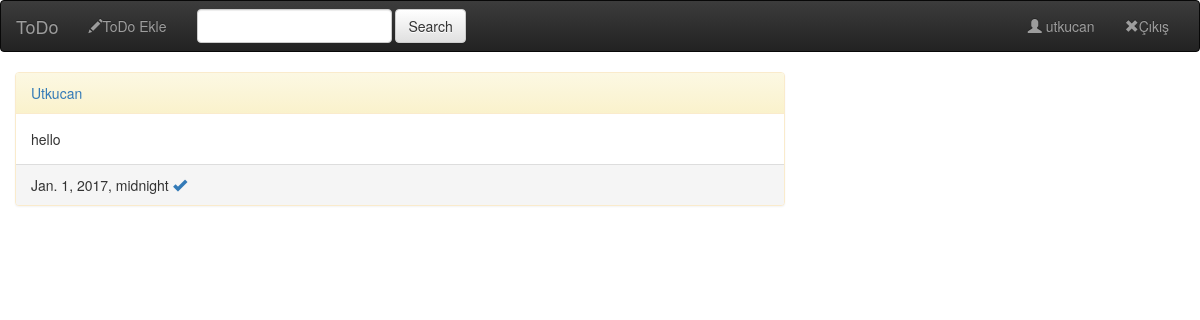
Before: /9/ (signed in) with the older database file.
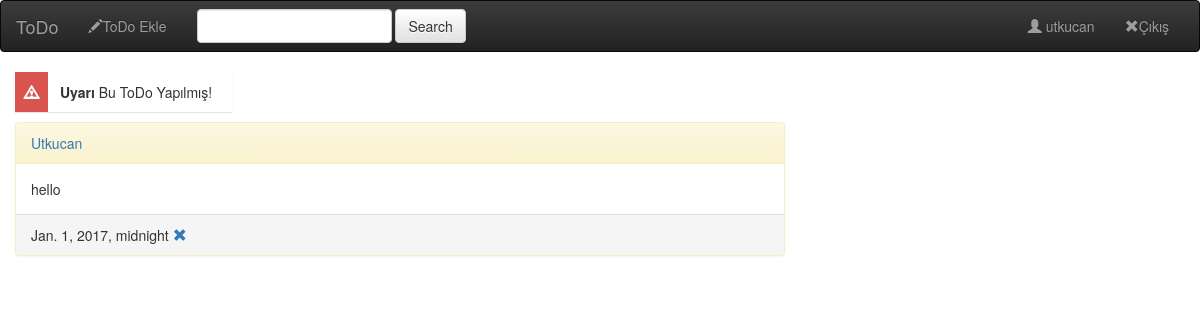
After: the same page with the newer database file.
### todo/models.py (models this page shows, shortened)
class ToDo(models.Model):
    title = models.CharField(max_length=140, unique=True)
    content = models.TextField(max_length=250)
    createdate = models.DateTimeField(auto_now_add=True)
    tododate = models.DateTimeField()
    user = models.ForeignKey("auth.User")
    done = models.BooleanField(default=False)
    publish = models.BooleanField(default=True)
    class Meta:
        ordering = ["-createdate"]

### todo/views.py (the view)
# urls.py: url(r'^(?P<id>[0-9]+)/$', views.DetailToDo, name="detail"),
def DetailToDo(request,id):
    if not request.user.is_authenticated():
        return redirect('accounts:login')
    todo = get_object_or_404(ToDo, id=id)
    if (request.user.id != todo.user.id):
        return redirect('todo:index')
    return render(request, "detail.html", {"todo":todo})

### templates/detail.html (shortened to what this page needs)
{% extends 'base.html' %}
{%block body %}
{% if todo.publish == False %}
        <div class="col-md-12">
          <div class="update-nag">
            <div class="update-split update-danger"><i class="glyphicon glyphicon-warning-sign"></i></div>
            <div class="update-text"> <strong>Uyarı</strong> Bu ToDo Yapılmış! </div>
          </div>
        </div>
{% endif %}
<div class="container col-sm-6 col-md-8">
<div class="panel panel-warning">
    <div class="panel-heading"><a href="{% url 'todo:detail' todo.id %}">{{todo.title}}</a></div>
  <div class="panel-body">
    {{todo.content|safe}}
  </div>
<div class="panel-footer">{{todo.tododate}}
 {% if not todo.done %}
<a href="{% url 'todo:done' todo.id %}"><span class="glyphicon glyphicon-ok"></span></a>
{% else %}
<a href="{% url 'todo:done' todo.id %}"><span class="glyphicon glyphicon-remove"></span></a>
{% endif %}
</div>
</div>
</div>
{% endblock %}

### templates/base.html (shortened to what this page needs)
<!DOCTYPE html>
<html lang="en">
<head>
    {% load staticfiles %}
    <link type="text/css" href="base.css" rel="stylesheet">
<link rel="stylesheet" href="//maxcdn.bootstrapcdn.com/bootstrap/3.2.0/css/bootstrap.min.css">
<link rel="stylesheet" href="//maxcdn.bootstrapcdn.com/bootstrap/3.2.0/css/bootstrap-theme.min.css">
</head>
<body>
<nav class="navbar navbar-inverse">
    <div class="container-fluid">
        <div class="navbar-header">
            <a class="navbar-brand" href="{% url 'todo:index' %}">ToDo</a>
        </div>
        <div class="collapse navbar-collapse" id="topNavBar">
            <ul class="nav navbar-nav">
                                {% if user.is_authenticated %}
                        <li style="color:red;">
                <a href="{% url 'todo:create' %}"> <span class="glyphicon glyphicon-pencil"></span>ToDo Ekle</a>
            </li>
                {% endif %}
            </ul>
            <form class="navbar-form navbar-left" role="search" method="post" action="{% url 'todo:search' %}">
                <div class="form-group">
                    <input type="text" class="form-control" name="search" value="" id="search">
                </div>
                <button type="submit" class="btn btn-default">Search</button>
            </form>
            <ul class="nav navbar-nav navbar-right">
                {% if user.is_authenticated %}
            <li style="color:red;">
                <a href="{% url 'todo:profile' %}"> <span class="glyphicon glyphicon-user"></span> {{user.username}}</a>
            </li>
                <li style="color:red;">
                <a href="{% url 'accounts:logout' %}"> <span class="glyphicon glyphicon-remove"></span>Çıkış</a>
            </li>
                {% else %}
            <li style="color:red;">
                <a href="{% url 'accounts:login' %}"> <span class="glyphicon glyphicon-user"></span>Giriş Yap</a>
            </li>
                {% endif %}
            </ul>
        </div>
    </div>
</nav>
{% block body %}
{% endblock %}
</body>
</html>

### templates/base.css (style rules this page uses)
body { margin-top:10px; background: #e0e0e0; }
.update-nag { display: inline-block; font-size: 14px; text-align: left; background-color: #fff; height: 40px; -webkit-box-shadow: 0 1px 1px 0 rgba(0,0,0,.2); box-shadow: 0 1px 1px 0 rgba(0,0,0,.1); margin-bottom: 10px; }
.update-nag > .update-split { background: #337ab7; width: 33px; float: left; color: #fff!important; height: 100%; text-align: center; }
.update-nag > .update-split > .glyphicon { position:relative; top: calc(50% - 9px)!important; }
.update-nag > .update-split.update-danger { background: #d9534f!important; }
.update-nag > .update-text { line-height: 19px; padding-top: 11px; padding-left: 45px; padding-right: 20px; }

### templates/detail.html (style rules this page uses)
.update-nag { display: inline-block; font-size: 14px; text-align: left; background-color: #fff; height: 40px; -webkit-box-shadow: 0 1px 1px 0 rgba(0,0,0,.2); box-shadow: 0 1px 1px 0 rgba(0,0,0,.1); margin-bottom: 10px; }
.update-nag > .update-split { background: #337ab7; width: 33px; float: left; color: #fff!important; height: 100%; text-align: center; }
.update-nag > .update-split > .glyphicon { position:relative; top: calc(50% - 9px)!important; }
.update-nag > .update-split.update-danger { background: #d9534f!important; }
.update-nag > .update-text { line-height: 19px; padding-top: 11px; padding-left: 45px; padding-right: 20px; }

Changed rows visible on the page:
changed ToDo "Utkucan": publish True → False (drawn); done False → True (drawn)
Other visible differences:
text now shown: "Uyarı Bu ToDo Yapılmış!"
